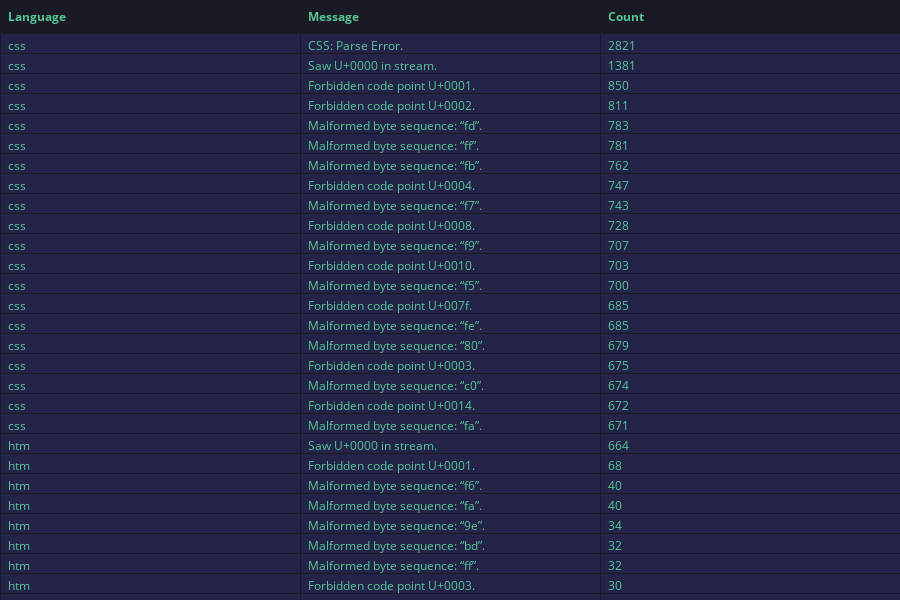

Notebook code cell kept with this figure:
### Markdown cell above
#### Visualizing the linting errors per linting type

We can use this information to find out what the most common linting error is and in what code language.
We created this table visual the get easier acces to the data.

### Code cell
# Extract the programming language from the file name and create a new 'language' column in the DataFrame
data_linting_result['language'] = data_linting_result['file_name'].str.extract(r'\.(\w+)$')

# Group the linting result data by 'language' and 'message', then count the occurrences
linting_message_counts = data_linting_result.groupby(['language', 'message']).size().reset_index(name='count')

# For each language, select the top 20 linting messages based on count
top_messages_per_language = linting_message_counts.groupby('language').apply(lambda x: x.nlargest(20, 'count')).reset_index(drop=True)

# Sort the table data by language and count in descending order
top_messages_per_language = top_messages_per_language.sort_values(by=['language', 'count'], ascending=[True, False])

# Create a DataFrame with selected columns for table data
table_data = top_messages_per_language[['language', 'message', 'count']]

# Define colors for text and borders in the table
text_color = '#56C596'
border_color = '#191A24'

# Create a Figure using Plotly for a table visualization
fig = go.Figure(data=[go.Table(
    # Define table header with column names and styling
    header=dict(values=['<b>Language<b>', '<b>Message<b>', '<b>Count<b>'],
                fill_color=border_color,
                line_color=border_color,
                font=dict(color=text_color),
                align='left'),
    # Populate table cells with data and styling
    cells=dict(values=[table_data['language'], table_data['message'], table_data['count']],
               fill_color='#232448',
               line_color=border_color,
               font=dict(color=text_color),
               align='left'))
])

# Set layout parameters for the figure
fig.update_layout(
    height=600,
    autosize=True,
    margin=dict(l=0, r=0, b=0, t=0),
)

# Display the table using Plotly
fig.show()

### Figure 1 — Plotly figure (JSON) as saved in the notebook; plotly's stock layout.template omitted (floating-point values rounded to 4 significant figures; data arrays with more than 128 entries replaced by an {"elided": "..."} marker saying what was removed)
{"data": [{"cells": {"align": "left", "fill": {"color": "#232448"}, "font": {"color": "#56C596"}, "line": {"color": "#191A24"}, "values": {"elided": "3x143 mixed values"}}, "header": {"align": "left", "fill": {"color": "#191A24"}, "font": {"color": "#56C596"}, "line": {"color": "#191A24"}, "values": ["<b>Language<b>", "<b>Message<b>", "<b>Count<b>"]}, "type": "table"}], "layout": {"autosize": true, "height": 600, "margin": {"b": 0, "l": 0, "r": 0, "t": 0}}}
